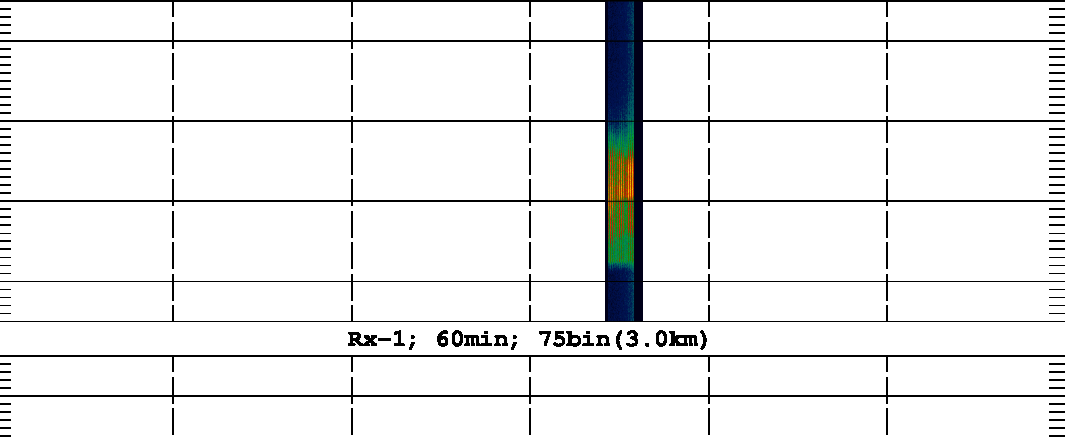
#> input picture data/Layer/201109191200_rx1_60min75bin.png, 1065 x 438 px, found by its file name
$ jupyter execute --allow-errors PixelBasedApproach.ipynb
#> lines starting #> are read from the running program, lines starting #| are printed output that depends on the picture; after the words box and inside, x2 and y2 are one past the last pixel; in counts of white or black regions, pixels touching at a corner belong together
[cell 1]
import cv2
import numpy as np

# Load the image
image = cv2.imread('/content/drive/Shareddrives/Technical Communication Project/Tech comm/Sep 19 to Oct 26, 2011/201109191200_rx1_60min75bin.png')
#> image is the input picture: shape (438, 1065, 3); mean B, G, R 237.4, 237.3, 236.7

x, y, width, height = 92, 28, 1065, 438

cropped_image = image[y:y+height, x:x+width]
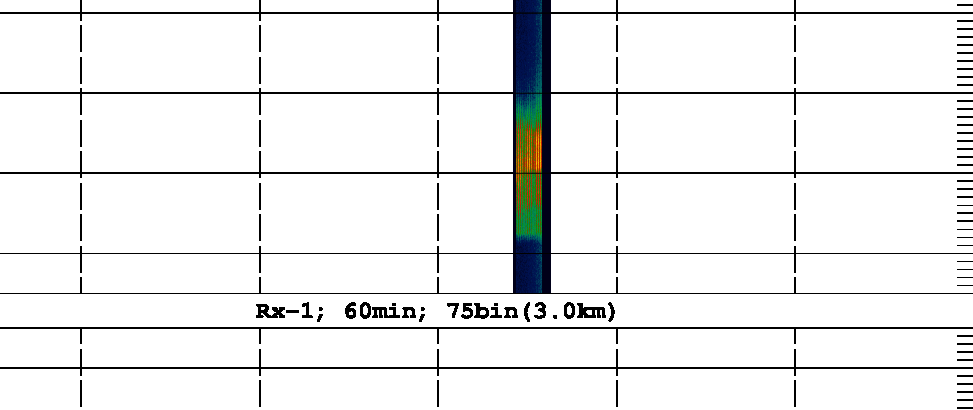
#> cropped_image: shape (410, 973, 3); mean B, G, R 237.7, 237.7, 237.1
  # Change this to the desired RGB color
target_color = (26, 0, 0)
# Create a mask for pixels that match the target color
mask = np.all(cropped_image == target_color, axis=2)
#> mask: shape (410, 973) bool; every value is 0

# Get the coordinates of matching pixels
matching_pixel_positions = np.argwhere(mask)
#> matching_pixel_positions = empty array

# Display the cropped image and the mask
# cv2.imshow('Cropped Image', cropped_image)
# cv2.imshow('Mask', mask.astype(np.uint8) * 255)
# cv2.waitKey(0)
cv2.destroyAllWindows()

# Print the positions of matching pixels
for position in matching_pixel_positions:
    x, y = position
    print(f"Matching pixel at ({x}, {y})")
#> this loop made 0 passes

[cell 2]
from google.colab import drive
drive.mount('/content/drive')

[cell 3]
from google.colab.patches import cv2_imshow

[cell 4]
for i in range(100):
  print(i)

[cell 5]
import cv2
import numpy as np
import matplotlib.pyplot as plt

# Load the image
image = cv2.imread('/content/drive/Shareddrives/Technical Communication Project/Tech comm/Sep 19 to Oct 26, 2011/201109191200_rx1_60min75bin.png')

# Define the coordinates for cropping (x, y) and the size (width, height)
x, y, width, height = 92, 28, 1065, 438  # Adjust these values as needed

# Crop the image
cropped_image = image[y:y+height, x:x+width]

# Define the RGB values for comparison
target_color = (0,0,26)  # Change this to the desired RGB color

# Create a mask for pixels that match the target color
mask = np.all(cropped_image == target_color, axis=2)

# Get the coordinates of matching pixels
matching_pixel_positions = np.argwhere(mask)

# Display the cropped image and the mask using matplotlib
plt.figure(figsize=(10, 5))

plt.subplot(1, 2, 1)
plt.imshow(cv2.cvtColor(cropped_image, cv2.COLOR_BGR2RGB))
plt.title('Cropped Image')
plt.axis('off')
plt.subplot(1, 2, 2)
plt.imshow(mask, cmap='gray')
plt.title('Mask')
plt.axis('off')
plt.show()
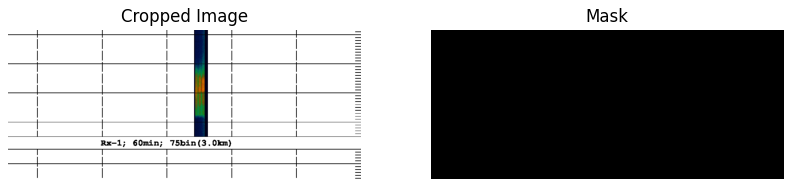
#> figure drawn by matplotlib, 2 panels

# Print the positions of matching pixels
for position in matching_pixel_positions:
    x, y = position
    print(f"Matching pixel at ({x}, {y})")

[cell 6]
import cv2
import numpy as np


image = cv2.imread('/content/drive/Shareddrives/Technical Communication Project/Tech comm/Sep 19 to Oct 26, 2011/201109191200_rx1_60min75bin.png')


x1, y1 = 92, 28
x2, y2 = 1163, 466
target_colors = [(26, 0, 0),(80,18,0),(100,96,1),(71,150,0),(1,135,15),(0,48,120),(0,24,180),(1,108,223),(0,166,237),(249,226,0)]

cropped_image = image[y1:y2, x1:x2]


#target_color = (80,18,0)

color_threshold = 30
data = []
counts = []
ind = 0

matching_positions = []
for target_color in target_colors:


  for y, row in enumerate(cropped_image):
      for x, pixel in enumerate(row):
          distance = np.linalg.norm(np.array(target_color) - np.array(pixel))
          if distance <= color_threshold:
              matching_positions.append((ind,x + x1, y + y1))
  # data.append(matching_positions)
  counts.append(len(matching_positions))
  ind+=1

[cell 7]
sum(counts)

[cell 8]
import pandas as pd


#converting into table
df = pd.DataFrame(matching_positions, columns=['color', 'height','time'])

# Save the DataFrame as a CSV file
df.to_csv('output.csv', index=False)
print(df)

#> (a cell that did not finish here is left out)

#> (a cell that did not finish here is left out)

[cell 11]
newimage = image
print(newimage.shape)
#| (438, 1065, 3)
print(newimage.size)
#| 1399410
for i in range(len(image)):
  for j in range(len(image[0])):
    newimage[i][j]=(255,255,255)
#> newimage: shape (438, 1065, 3); 7.39% of pixels changed, all inside (x1, y1, x2, y2) = (0, 0, 1065, 437)

[cell 12]
for i in matching_positions:
 # print(i[1],i[2])
  newimage[i[2]][i[1]]=target_colors[i[0]]
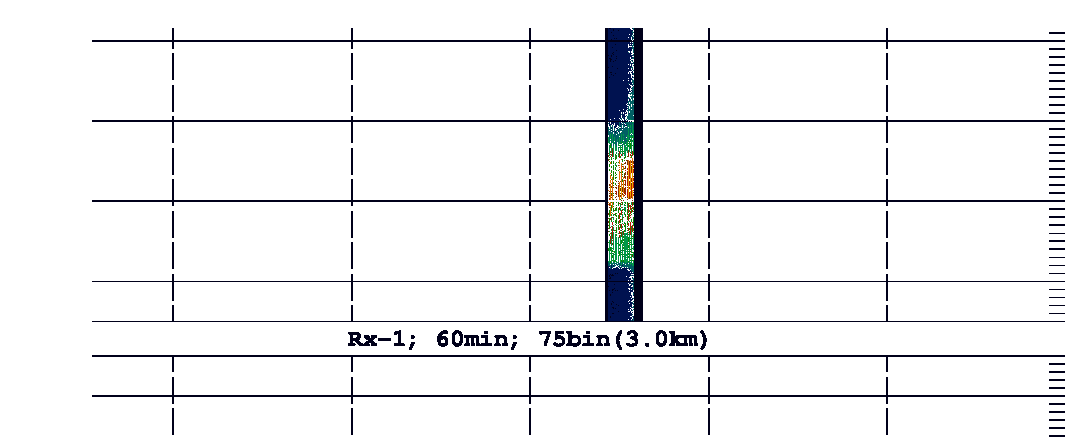
#> newimage: shape (438, 1065, 3); mean B, G, R 242.1, 240.8, 240.4

[cell 13]
import matplotlib.pyplot as plt

[cell 14]
plt.imshow(cv2.cvtColor(newimage, cv2.COLOR_BGR2RGB))

[cell 15]
cropped_image_new = newimage[y1:y2, x1:x2]
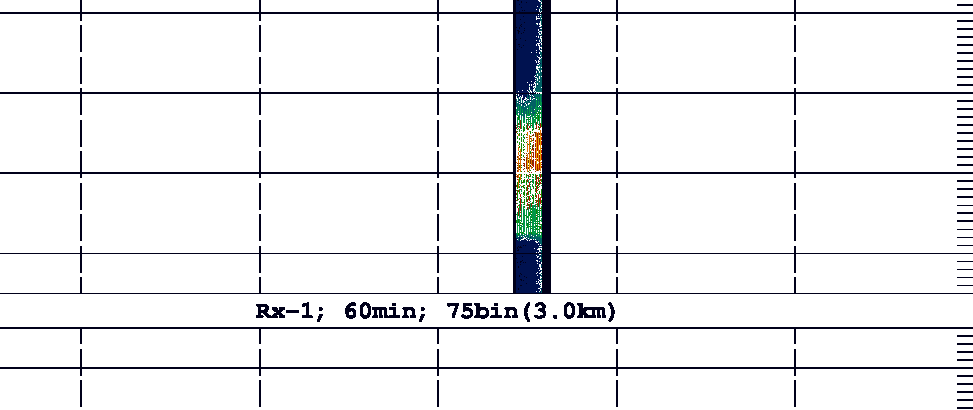
#> cropped_image_new: shape (410, 973, 3); mean B, G, R 239.9, 238.4, 237.9
plt.imshow(cv2.cvtColor(cropped_image_new, cv2.COLOR_BGR2RGB))

[cell 16]
# Define the kernel size (must be an odd number)
kernel_size = (5, 5)  # You can adjust the size as needed

# Apply Gaussian blur
blurred_image = cv2.GaussianBlur(cropped_image_new, kernel_size, 0)
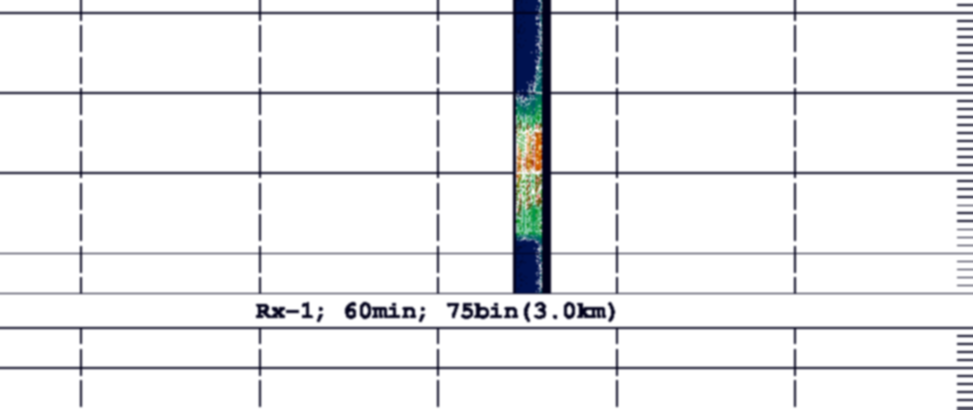
#> blurred_image: shape (410, 973, 3); mean B, G, R 239.9, 238.4, 237.9

[cell 17]
plt.imshow(cv2.cvtColor(blurred_image, cv2.COLOR_BGR2RGB))

$ run again, with data/Layer/201010051200_rx0_20min51bin.png copied over data/Layer/201109191200_rx1_60min75bin.png
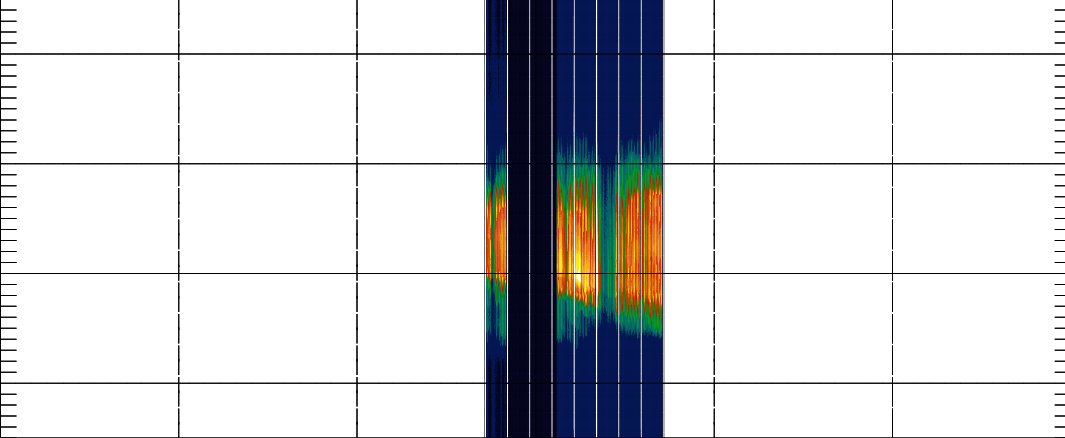
#> input picture data/Layer/201010051200_rx0_20min51bin.png, 1065 x 438 px, found by its file name
#> image is the input picture: shape (438, 1065, 3); mean B, G, R 217.8, 215.3, 214.1
#> mask: shape (410, 973) bool; every value is 0
#> matching_pixel_positions = empty array
#| (438, 1065, 3)
#| 1399410
#> after the loop `for i in matching_positions:`:
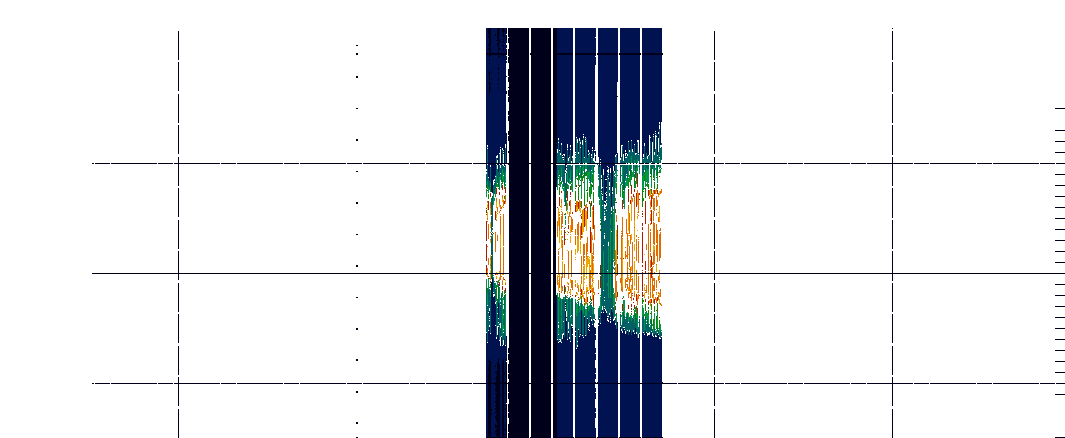
#> newimage: shape (438, 1065, 3); mean B, G, R 228.9, 225.4, 223.5
#> `blurred_image = cv2.GaussianBlur(cropped_image_new, kernel_size, 0)`:
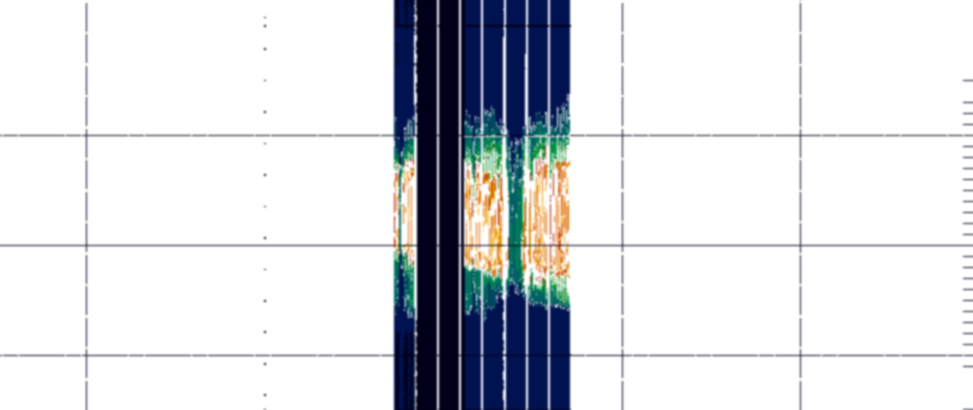
#> blurred_image: shape (410, 973, 3); mean B, G, R 224.5, 220.4, 218.2

$ run again, with data/Layer/201010251200_rx0_20min51bin.png copied over data/Layer/201109191200_rx1_60min75bin.png
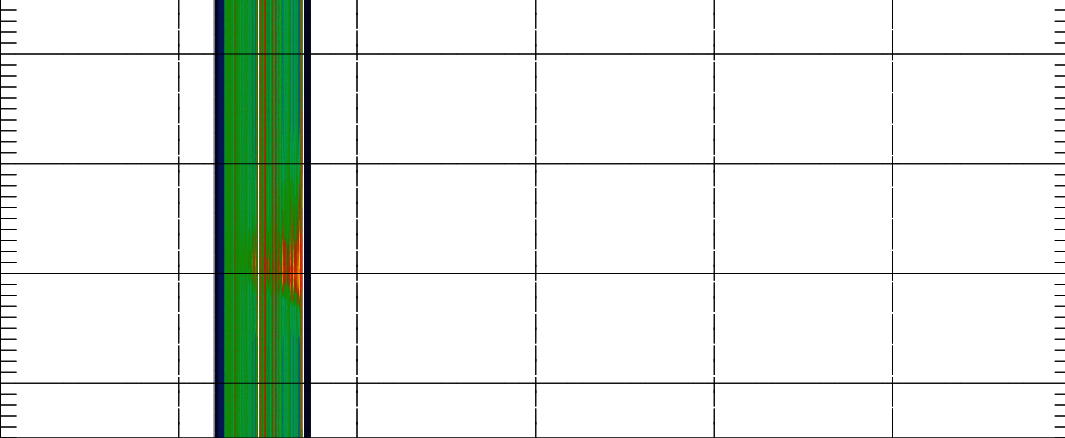
#> input picture data/Layer/201010251200_rx0_20min51bin.png, 1065 x 438 px, found by its file name
#> image is the input picture: shape (438, 1065, 3); mean B, G, R 229.7, 236, 229.3
#> mask: shape (410, 973) bool; every value is 0
#> matching_pixel_positions = empty array
#| (438, 1065, 3)
#| 1399410
#> after the loop `for i in matching_positions:`:
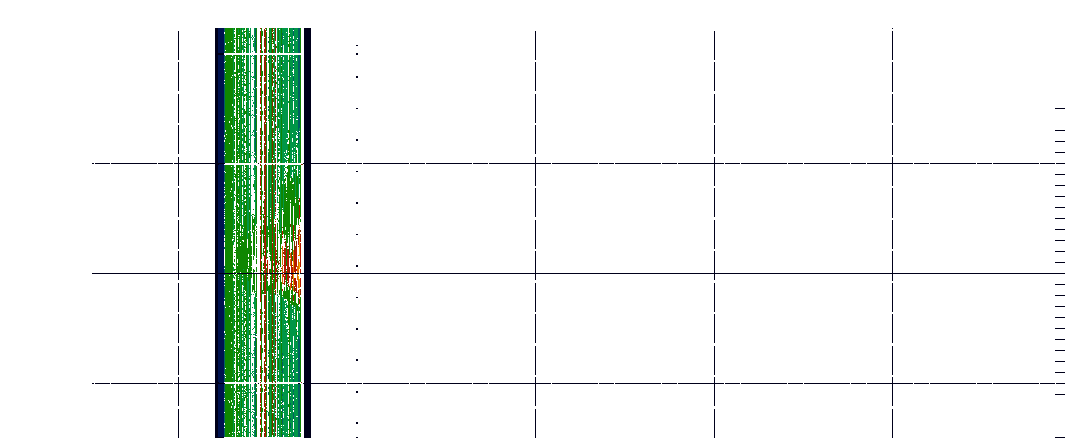
#> newimage: shape (438, 1065, 3); mean B, G, R 238.7, 242.8, 237.5
#> `blurred_image = cv2.GaussianBlur(cropped_image_new, kernel_size, 0)`:
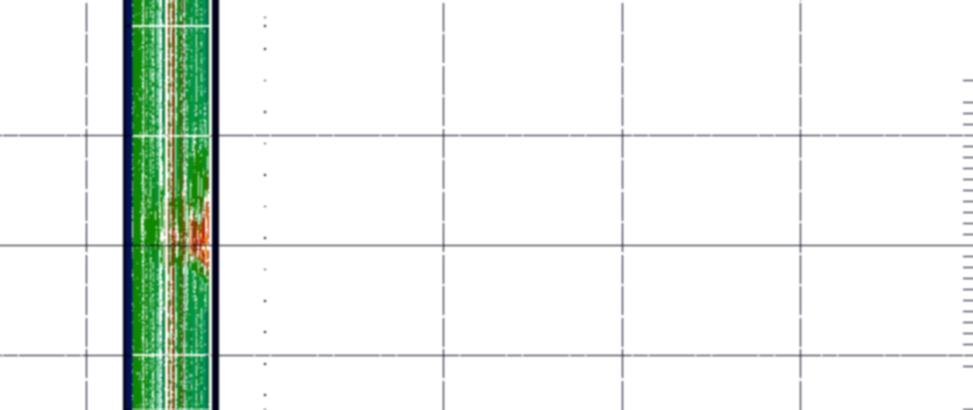
#> blurred_image: shape (410, 973, 3); mean B, G, R 235.9, 240.7, 234.5

$ run again, with data/Layer/201010271200_rx0_20min51bin.png copied over data/Layer/201109191200_rx1_60min75bin.png
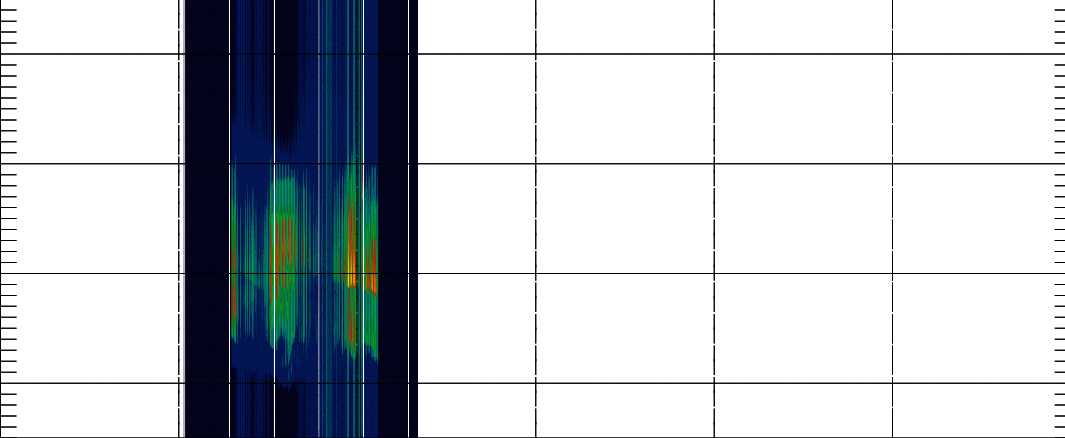
#> input picture data/Layer/201010271200_rx0_20min51bin.png, 1065 x 438 px, found by its file name
#> image is the input picture: shape (438, 1065, 3); mean B, G, R 206.8, 201.4, 196.6
#> mask: shape (410, 973) bool; every value is 0
#> matching_pixel_positions = empty array
#| (438, 1065, 3)
#| 1399410
#> after the loop `for i in matching_positions:`:
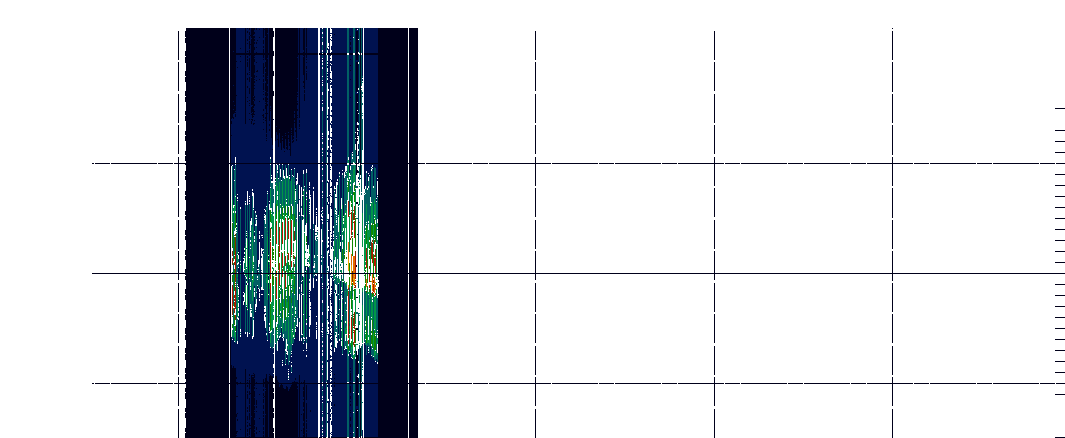
#> newimage: shape (438, 1065, 3); mean B, G, R 215.8, 210.1, 206.3
#> `blurred_image = cv2.GaussianBlur(cropped_image_new, kernel_size, 0)`:
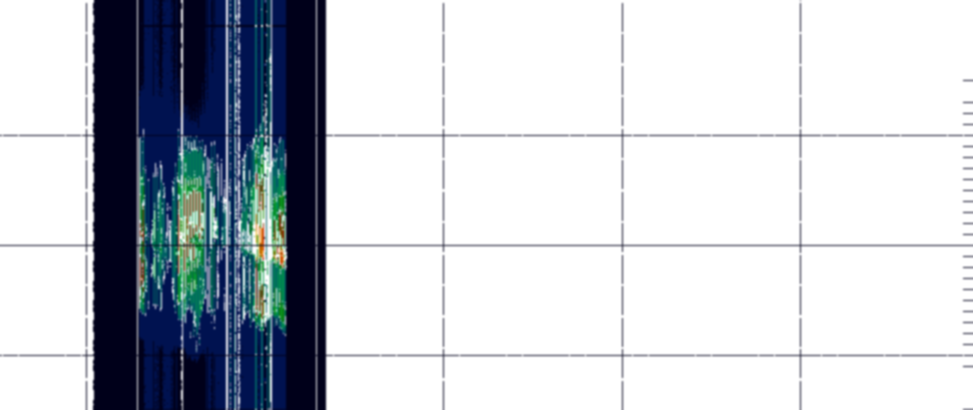
#> blurred_image: shape (410, 973, 3); mean B, G, R 209.2, 202.5, 198
